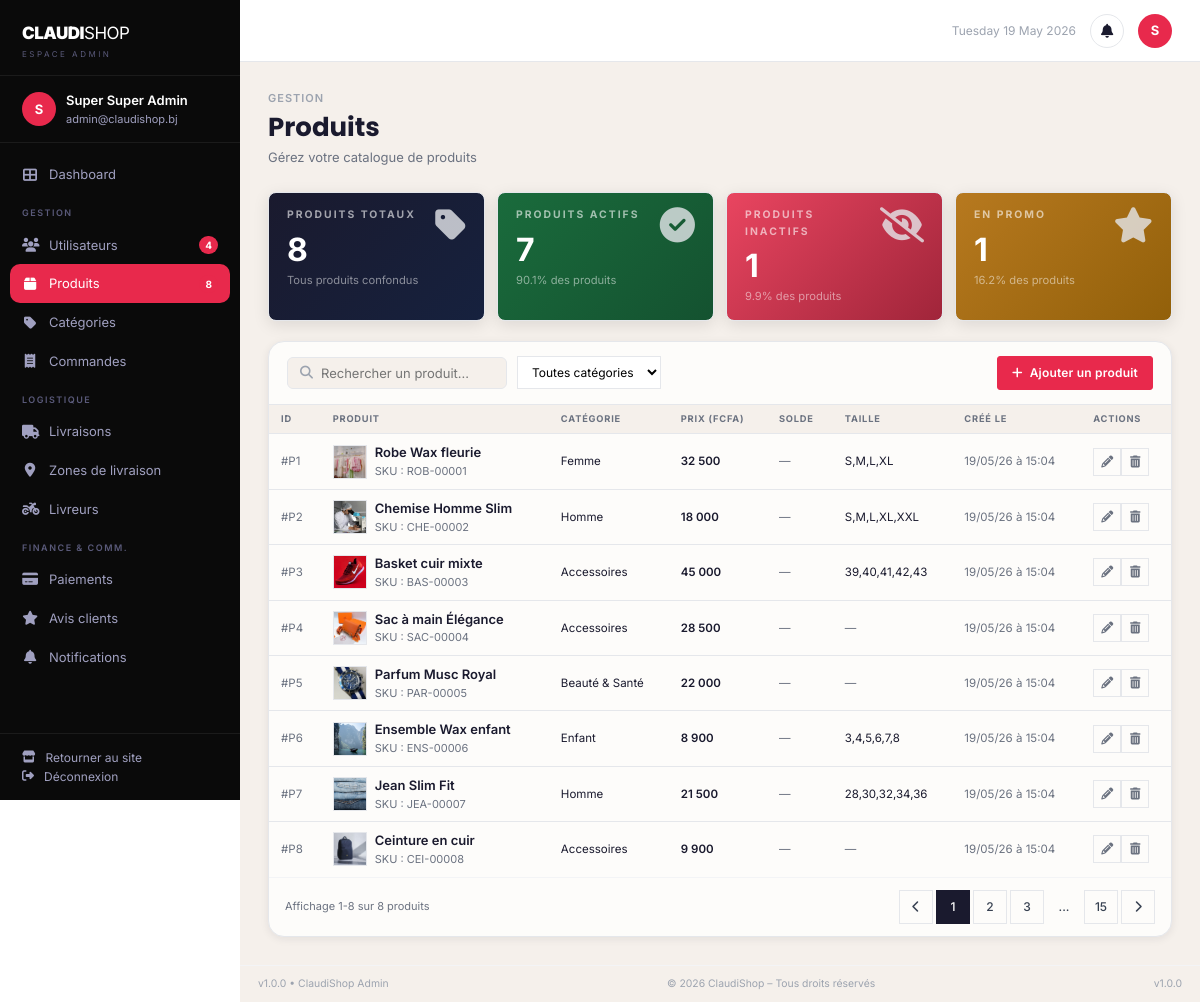
/admin/produits.php (signed in), run on the app's committed database.
### tables this page shows
CREATE TABLE `produit` (
  `id`              INT UNSIGNED NOT NULL AUTO_INCREMENT,
  `nom`             VARCHAR(200) NOT NULL,
  `description`     TEXT DEFAULT NULL,
  `prix`            DECIMAL(12,2) NOT NULL,
  `solde_prix`      DECIMAL(12,2) DEFAULT NULL,
  `stock`           INT NOT NULL DEFAULT 0,
  `qte_min`         INT NOT NULL DEFAULT 1,
  `qte_alerte`      INT NOT NULL DEFAULT 5,
  `sku`             VARCHAR(50) DEFAULT NULL UNIQUE,
  `categorie_id`    INT UNSIGNED NOT NULL,
  `statut`          TINYINT(1) NOT NULL DEFAULT 1,
  `afficher_details` TINYINT(1) NOT NULL DEFAULT 1,
  `mode_paiement`   ENUM('mtn','moov','tous') NOT NULL DEFAULT 'tous',
  `taille_disponible` VARCHAR(100) DEFAULT NULL,
  `couleur`         VARCHAR(100) DEFAULT NULL,
  `matiere`         VARCHAR(100) DEFAULT NULL,
  `photo`           VARCHAR(255) DEFAULT NULL,
  `images`          TEXT DEFAULT NULL,
  `note_moyenne`    DECIMAL(2,1) DEFAULT 0.0,
  `date_creation`   DATETIME NOT NULL DEFAULT CURRENT_TIMESTAMP,
  `updated_at`      DATETIME NOT NULL DEFAULT CURRENT_TIMESTAMP ON UPDATE CURRENT_TIMESTAMP,
  PRIMARY KEY (`id`),
  KEY `idx_categorie` (`categorie_id`),
  KEY `idx_statut` (`statut`),
  CONSTRAINT `fk_produit_categorie` FOREIGN KEY (`categorie_id`) REFERENCES `categorie` (`id`) ON DELETE RESTRICT
);

CREATE TABLE `categorie` (
  `id`          INT UNSIGNED NOT NULL AUTO_INCREMENT,
  `nom`         VARCHAR(100) NOT NULL,
  `description` TEXT DEFAULT NULL,
  `image`       VARCHAR(255) DEFAULT NULL,
  `parent_id`   INT UNSIGNED DEFAULT NULL,
  `statut`      TINYINT(1) NOT NULL DEFAULT 1,
  `date_creation` DATETIME NOT NULL DEFAULT CURRENT_TIMESTAMP,
  `updated_at`  DATETIME NOT NULL DEFAULT CURRENT_TIMESTAMP ON UPDATE CURRENT_TIMESTAMP,
  PRIMARY KEY (`id`),
  KEY `idx_parent` (`parent_id`),
  CONSTRAINT `fk_categorie_parent` FOREIGN KEY (`parent_id`) REFERENCES `categorie` (`id`) ON DELETE SET NULL
);

### config/database.php (called while the page is built, shortened)
<?php
class Database {
    private static $instance = null;
    private $pdo;
    private function __construct() {
        $host = 'localhost';
        $dbname = 'claudishop';
        $username = 'root';
        $password = '';
        try {
            $this->pdo = new PDO(
                "mysql:host=$host;dbname=$dbname;charset=utf8mb4",
                $username,
                $password,
                [
                    PDO::ATTR_ERRMODE => PDO::ERRMODE_EXCEPTION,
                    PDO::ATTR_DEFAULT_FETCH_MODE => PDO::FETCH_ASSOC,
                    PDO::ATTR_EMULATE_PREPARES => false
                ]
            );
        } catch (PDOException $e) {
            die("Erreur de connexion à la base de données.");
        }
    }
    public static function getInstance() {
        if (self::$instance === null) {
            self::$instance = new self();
        }
        return self::$instance;
    }
    public function getConnection() {
        return $this->pdo;
    }
}

### classes/Produit.php (called while the page is built, shortened)
<?php
require_once __DIR__ . '/../config/database.php';
class Produit {
    private $db;
    public function __construct() {
        $this->db = Database::getInstance()->getConnection();
    }
    public function getAll() {
        $stmt = $this->db->query("SELECT p.*, c.nom as categorie_nom FROM produit p LEFT JOIN categorie c ON p.categorie_id = c.id ORDER BY p.date_creation DESC");
        return $stmt->fetchAll();
    }
    public function getNombre() {
        return $this->db->query("SELECT COUNT(*) FROM produit")->fetchColumn();
    }
}

### config/config.php (called while the page is built, shortened)
<?php
function securiser($data) {
    return htmlspecialchars(trim($data), ENT_QUOTES, 'UTF-8');
}
function verifierUtilisateurExiste() {
    require_once __DIR__ . '/../config/database.php';
}
function nettoyerInvite() {
    if (empty($_SESSION['user_id']) || empty($_SESSION['guest_converted'])) {
        return;
    }
    require_once __DIR__ . '/../config/database.php';
}

### admin/produits.php (the view, shortened to what this page needs)
<?php
require_once __DIR__ . '/../config/config.php';
require_once __DIR__ . '/../classes/Produit.php';
$produitObj = new Produit();
$search = isset($_GET['q']) ? securiser($_GET['q']) : '';
if ($search) {
    $produits = $produitObj->search($search);
    $nbTotal = count($produits);
} else {
    $produits = $produitObj->getAll();
    $nbTotal = $produitObj->getNombre();
}
require_once __DIR__ . '/../includes/header.php';
?>
<div class="dashboard-layout">
<?php require_once __DIR__ . '/../includes/admin_sidebar.php'; ?>
<div class="dash-main">
<?php require_once __DIR__ . '/../includes/admin_topbar.php'; ?>
<div class="dash-content">
    <div class="dash-page-header">
        <div class="dash-page-label">Gestion</div>
        <h1 class="dash-page-title">Produits</h1>
        <p class="dash-page-sub">Gérez votre catalogue de produits</p>
    </div>
    <div class="kpi-grid">
        <div class="kpi-card kpi-card--navy"><div><div class="kpi-label">Produits totaux</div><div class="kpi-value"><?= $nbTotal ?></div><div class="kpi-sub text-muted">Tous produits confondus</div></div><i class="fas fa-tag kpi-icon"></i></div>
        <div class="kpi-card kpi-card--green"><div><div class="kpi-label">Produits actifs</div><div class="kpi-value"><?= round($nbTotal * 0.9) ?></div><div class="kpi-sub text-muted">90.1% des produits</div></div><i class="fas fa-check-circle kpi-icon"></i></div>
        <div class="kpi-card kpi-card--red"><div><div class="kpi-label">Produits inactifs</div><div class="kpi-value"><?= round($nbTotal * 0.1) ?></div><div class="kpi-sub text-muted">9.9% des produits</div></div><i class="fas fa-eye-slash kpi-icon"></i></div>
        <div class="kpi-card kpi-card--amber"><div><div class="kpi-label">En promo</div><div class="kpi-value"><?= round($nbTotal * 0.16) ?></div><div class="kpi-sub text-muted">16.2% des produits</div></div><i class="fas fa-star kpi-icon"></i></div>
    </div>
    <div class="table-card">
        <div class="table-card-header">
            <div class="flex gap-3 items-center flex-wrap" style="gap:10px;">
                <div class="dash-topbar-search" style="max-width:220px;flex:none;">
                    <i class="fas fa-search"></i>
                    <input type="text" placeholder="Rechercher un produit..." id="searchProd">
                </div>
                <select class="sort-select">
                    <option>Toutes catégories</option>
                </select>
            </div>
            <div class="flex gap-2">
                <a href="#" class="btn btn-dark btn-sm" onclick="document.getElementById('modalAjouterProduit').style.display='flex'"><i class="fas fa-plus"></i> Ajouter un produit</a>
            </div>
        </div>
        <table>
            <thead>
                <tr>
                    <th>ID</th>
                    <th>Produit</th>
                    <th>Catégorie</th>
                    <th>Prix (FCFA)</th>
                    <th>Solde</th>
                    <th>Taille</th>
                    <th>Créé le</th>
                    <th>Actions</th>
                </tr>
            </thead>
            <tbody>
            <?php if (empty($produits)): ?>
            <tr><td colspan="8" style="text-align:center;padding:32px;color:var(--gray-400);">Aucun produit.</td></tr>
            <?php else: foreach ($produits as $prod): ?>
            <tr>
                <td class="text-xs text-muted">#P<?= $prod['id'] ?></td>
                <td>
                    <div class="flex gap-2 items-center">
                        <div class="admin-thumb" <?php if (!empty($prod['photo'])): ?>style="background-image:url('<?= UPLOADS_URL ?>/<?= $prod['photo'] ?>');background-size:cover;background-position:center;"<?php endif; ?>><?php if (empty($prod['photo'])): ?><i class="fas fa-image"></i><?php endif; ?></div>
                        <div>
                            <div class="text-sm font-semibold"><?= securiser($prod['nom']) ?></div>
                            <div class="text-xs text-muted">SKU : <?= strtoupper(substr($prod['nom'],0,3)) ?>-<?= str_pad($prod['id'],5,'0',STR_PAD_LEFT) ?></div>
                        </div>
                    </div>
                </td>
                <td class="text-sm"><?= securiser($prod['categorie_nom'] ?? '—') ?></td>
                <td class="text-sm font-semibold"><?= number_format($prod['prix'],0,',',' ') ?></td>
                <td class="text-sm"><?php if (!empty($prod['solde_prix']) && $prod['solde_prix'] > 0): ?><span class="badge badge-danger">-<?= round((1 - $prod['solde_prix']/$prod['prix'])*100) ?>%</span><?php else: ?><span class="text-muted">—</span><?php endif; ?></td>
                <td class="text-sm"><?= !empty($prod['taille_disponible']) ? securiser($prod['taille_disponible']) : '<span class="text-muted">—</span>' ?></td>
                <td class="text-xs text-muted"><?= date('d/m/y \à H:i', strtotime($prod['date_ajout'] ?? 'now')) ?></td>
                <td>
                    <div class="flex gap-1">
                        <a href="<?= BASE_URL ?>/admin/produits/modifier.php?id=<?= $prod['id'] ?>" class="action-btn" title="Modifier"><i class="fas fa-pencil-alt"></i></a>
                        <form method="POST" onsubmit="return confirm('Supprimer ce produit ?')" style="display:inline;">
            <button class="action-btn danger" title="Supprimer"><i class="fas fa-trash-alt"></i></button>
        </form>
                    </div>
                </td>
            </tr>
            <?php endforeach; endif; ?>
            </tbody>
        </table>
        <div style="padding:12px 16px;border-top:1px solid var(--gray-100);display:flex;justify-content:space-between;align-items:center;">
            <span class="text-xs text-muted">Affichage 1-<?= min(count($produits),10) ?> sur <?= $nbTotal ?> produits</span>
            <div class="pagination" style="margin-top:0;">
                <a href="#" class="page-btn"><i class="fas fa-chevron-left"></i></a>
                <a href="#" class="page-btn active">1</a>
                <a href="#" class="page-btn">2</a>
                <a href="#" class="page-btn">3</a>
                <span class="page-btn" style="border:none;">...</span>
                <a href="#" class="page-btn">15</a>
                <a href="#" class="page-btn"><i class="fas fa-chevron-right"></i></a>
            </div>
        </div>
    </div>
</div>
<div class="dash-footer"><span>v1.0.0 &bull; ClaudiShop Admin</span><span>&copy; <?= date('Y') ?> ClaudiShop &ndash; Tous droits réservés</span><span>v1.0.0</span></div>
</div>
</div>
</body></html>

### data on the page
produit: id "1", photo (picture), nom "Robe Wax fleurie", nom "ROB", id "00001", categorie.nom "Femme", prix "32 500", taille_disponible "S,M,L,XL", date_ajout "19/05/26 à 15:04"
produit: id "2", photo (picture), nom "Chemise Homme Slim", nom "CHE", id "00002", categorie.nom "Homme", prix "18 000", taille_disponible "S,M,L,XL,XXL", date_ajout "19/05/26 à 15:04"
produit: id "3", photo (picture), nom "Basket cuir mixte", nom "BAS", id "00003", categorie.nom "Accessoires", prix "45 000", taille_disponible "39,40,41,42,43", date_ajout "19/05/26 à 15:04"
produit: id "4", photo (picture), nom "Sac à main Élégance", nom "SAC", id "00004", categorie.nom "Accessoires", prix "28 500", date_ajout "19/05/26 à 15:04"
produit: id "5", photo (picture), nom "Parfum Musc Royal", nom "PAR", id "00005", categorie.nom "Beauté & Santé", prix "22 000", date_ajout "19/05/26 à 15:04"
produit: id "6", photo (picture), nom "Ensemble Wax enfant", nom "ENS", id "00006", categorie.nom "Enfant", prix "8 900", taille_disponible "3,4,5,6,7,8", date_ajout "19/05/26 à 15:04"
produit: id "7", photo (picture), nom "Jean Slim Fit", nom "JEA", id "00007", categorie.nom "Homme", prix "21 500", taille_disponible "28,30,32,34,36", date_ajout "19/05/26 à 15:04"
produit: id "8", photo (picture), nom "Ceinture en cuir", nom "CEI", id "00008", categorie.nom "Accessoires", prix "9 900", date_ajout "19/05/26 à 15:04"

### other printed values
$userInitialAdmin "S"
$adminName "Super Super Admin"
$adminEmail "admin@claudishop.bj"
$_nbUsers "4"
$_nbProduits "8"
$userInitialAdmin2 "S"
$nbTotal "8"
$nbTotal * 0.9 "7"
$nbTotal * 0.1 "1"
$nbTotal * 0.16 "1"
min(count($produits),10) "8"
